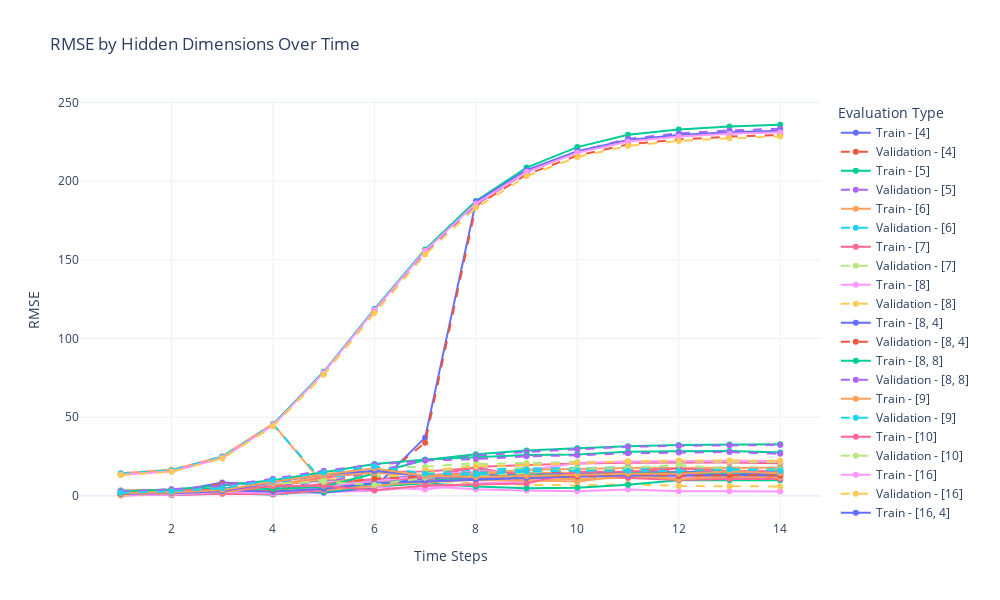

The notebook cell saved with this chart:
### Code cell
plot_rmse_by_hidden_dims(all_train_eval, all_valid_eval, hidden_dims_options)

best_hidden_dims = {}
for t, evals in all_valid_eval.items():
    best_hidden_dims[t] = min(evals, key=evals.get)

print("Best hidden dimensions for each time step:", best_hidden_dims)

### Figure 1 — Plotly figure (JSON) as saved in the notebook; plotly's stock layout.template omitted (floating-point values rounded to 4 significant figures)
{"data": [{"line": {"dash": "solid"}, "mode": "lines+markers", "name": "Train - [4]", "type": "scatter", "x": [1, 2, 3, 4, 5, 6, 7, 8, 9, 10, 11, 12, 13, 14], "y": [1.445, 2.427, 8.464, 6.857, 9.8, 10.39, 13.09, 13.94, 13.66, 13.32, 12.24, 11.7, 12.1, 12.13]}, {"line": {"dash": "dash"}, "mode": "lines+markers", "name": "Validation - [4]", "type": "scatter", "x": [1, 2, 3, 4, 5, 6, 7, 8, 9, 10, 11, 12, 13, 14], "y": [1.552, 2.803, 7.709, 8.012, 12.36, 12.18, 14.26, 15.26, 15.77, 15.33, 14.3, 13.6, 14.01, 14.08]}, {"line": {"dash": "solid"}, "mode": "lines+markers", "name": "Train - [5]", "type": "scatter", "x": [1, 2, 3, 4, 5, 6, 7, 8, 9, 10, 11, 12, 13, 14], "y": [13.78, 16.02, 24.54, 45.29, 78.81, 118.7, 156.6, 187.4, 208.6, 221.6, 229.4, 232.9, 234.8, 235.8]}, {"line": {"dash": "dash"}, "mode": "lines+markers", "name": "Validation - [5]", "type": "scatter", "x": [1, 2, 3, 4, 5, 6, 7, 8, 9, 10, 11, 12, 13, 14], "y": [13.75, 15.85, 24.25, 44.69, 77.56, 117.4, 154.6, 184.9, 205.6, 218.6, 226.8, 230.3, 232.2, 233.3]}, {"line": {"dash": "solid"}, "mode": "lines+markers", "name": "Train - [6]", "type": "scatter", "x": [1, 2, 3, 4, 5, 6, 7, 8, 9, 10, 11, 12, 13, 14], "y": [14.29, 16.5, 25.07, 45.83, 7.013, 10.05, 11.81, 14.13, 14.57, 14.66, 15.28, 15.1, 15.03, 14.98]}, {"line": {"dash": "dash"}, "mode": "lines+markers", "name": "Validation - [6]", "type": "scatter", "x": [1, 2, 3, 4, 5, 6, 7, 8, 9, 10, 11, 12, 13, 14], "y": [14.23, 16.29, 24.85, 45.3, 8.854, 11.76, 14.3, 16.41, 17.52, 17.42, 18.12, 17.92, 17.86, 17.83]}, {"line": {"dash": "solid"}, "mode": "lines+markers", "name": "Train - [7]", "type": "scatter", "x": [1, 2, 3, 4, 5, 6, 7, 8, 9, 10, 11, 12, 13, 14], "y": [0.3879, 0.7304, 3.485, 6.209, 11.54, 15.3, 15.41, 17.64, 13.07, 12.83, 13.24, 12.87, 12.75, 14.05]}, {"line": {"dash": "dash"}, "mode": "lines+markers", "name": "Validation - [7]", "type": "scatter", "x": [1, 2, 3, 4, 5, 6, 7, 8, 9, 10, 11, 12, 13, 14], "y": [0.4109, 1.256, 4.032, 7.869, 14.0, 17.97, 18.47, 20.77, 16.74, 16.98, 16.43, 16.74, 16.65, 17.89]}, {"line": {"dash": "solid"}, "mode": "lines+markers", "name": "Train - [8]", "type": "scatter", "x": [1, 2, 3, 4, 5, 6, 7, 8, 9, 10, 11, 12, 13, 14], "y": [0.7463, 1.068, 3.312, 1.219, 2.473, 3.192, 6.045, 4.173, 3.413, 2.967, 4.041, 2.944, 2.844, 2.802]}, {"line": {"dash": "dash"}, "mode": "lines+markers", "name": "Validation - [8]", "type": "scatter", "x": [1, 2, 3, 4, 5, 6, 7, 8, 9, 10, 11, 12, 13, 14], "y": [0.9118, 1.359, 3.887, 3.051, 5.491, 6.284, 9.987, 7.697, 7.152, 6.473, 7.447, 6.244, 6.061, 5.977]}, {"line": {"dash": "solid"}, "mode": "lines+markers", "name": "Train - [8, 4]", "type": "scatter", "x": [1, 2, 3, 4, 5, 6, 7, 8, 9, 10, 11, 12, 13, 14], "y": [0.3591, 0.9374, 2.076, 3.198, 1.94, 5.086, 37.01, 186.8, 206.9, 219.0, 226.1, 229.3, 231.0, 232.0]}, {"line": {"dash": "dash"}, "mode": "lines+markers", "name": "Validation - [8, 4]", "type": "scatter", "x": [1, 2, 3, 4, 5, 6, 7, 8, 9, 10, 11, 12, 13, 14], "y": [0.4706, 1.273, 3.459, 5.069, 5.166, 7.72, 33.77, 184.1, 204.2, 216.3, 223.3, 226.5, 228.3, 229.3]}, {"line": {"dash": "solid"}, "mode": "lines+markers", "name": "Train - [8, 8]", "type": "scatter", "x": [1, 2, 3, 4, 5, 6, 7, 8, 9, 10, 11, 12, 13, 14], "y": [0.5499, 0.8676, 3.322, 5.192, 2.549, 5.834, 7.907, 5.981, 4.736, 5.203, 7.081, 9.918, 9.867, 9.936]}, {"line": {"dash": "dash"}, "mode": "lines+markers", "name": "Validation - [8, 8]", "type": "scatter", "x": [1, 2, 3, 4, 5, 6, 7, 8, 9, 10, 11, 12, 13, 14], "y": [0.5863, 1.42, 4.14, 7.135, 5.314, 9.069, 12.53, 9.774, 11.06, 10.36, 12.8, 13.71, 14.12, 14.11]}, {"line": {"dash": "solid"}, "mode": "lines+markers", "name": "Train - [9]", "type": "scatter", "x": [1, 2, 3, 4, 5, 6, 7, 8, 9, 10, 11, 12, 13, 14], "y": [0.5799, 1.404, 3.621, 6.31, 10.46, 9.553, 8.084, 11.17, 10.76, 10.68, 11.54, 11.08, 11.03, 11.01]}, {"line": {"dash": "dash"}, "mode": "lines+markers", "name": "Validation - [9]", "type": "scatter", "x": [1, 2, 3, 4, 5, 6, 7, 8, 9, 10, 11, 12, 13, 14], "y": [0.7302, 1.876, 4.11, 7.649, 12.98, 11.47, 10.87, 12.96, 13.16, 13.12, 14.45, 13.82, 13.8, 13.8]}, {"line": {"dash": "solid"}, "mode": "lines+markers", "name": "Train - [10]", "type": "scatter", "x": [1, 2, 3, 4, 5, 6, 7, 8, 9, 10, 11, 12, 13, 14], "y": [0.4325, 0.8437, 2.827, 2.966, 7.812, 10.48, 10.76, 10.0, 12.13, 13.31, 11.24, 9.978, 10.75, 10.68]}, {"line": {"dash": "dash"}, "mode": "lines+markers", "name": "Validation - [10]", "type": "scatter", "x": [1, 2, 3, 4, 5, 6, 7, 8, 9, 10, 11, 12, 13, 14], "y": [0.5169, 1.291, 3.949, 5.347, 10.32, 12.61, 13.63, 13.61, 14.81, 16.89, 14.31, 13.69, 13.71, 13.68]}, {"line": {"dash": "solid"}, "mode": "lines+markers", "name": "Train - [16]", "type": "scatter", "x": [1, 2, 3, 4, 5, 6, 7, 8, 9, 10, 11, 12, 13, 14], "y": [0.9565, 0.4559, 1.398, 1.672, 6.066, 5.653, 4.08, 7.748, 9.067, 13.6, 14.95, 11.47, 13.5, 11.76]}, {"line": {"dash": "dash"}, "mode": "lines+markers", "name": "Validation - [16]", "type": "scatter", "x": [1, 2, 3, 4, 5, 6, 7, 8, 9, 10, 11, 12, 13, 14], "y": [1.013, 1.539, 3.378, 3.825, 7.293, 8.344, 8.561, 13.35, 15.92, 17.22, 18.39, 16.32, 17.14, 15.52]}, {"line": {"dash": "solid"}, "mode": "lines+markers", "name": "Train - [16, 4]", "type": "scatter", "x": [1, 2, 3, 4, 5, 6, 7, 8, 9, 10, 11, 12, 13, 14], "y": [0.5218, 0.6337, 2.136, 1.703, 3.565, 6.925, 11.22, 12.56, 13.22, 13.93, 14.92, 14.94, 15.46, 15.41]}, {"line": {"dash": "dash"}, "mode": "lines+markers", "name": "Validation - [16, 4]", "type": "scatter", "x": [1, 2, 3, 4, 5, 6, 7, 8, 9, 10, 11, 12, 13, 14], "y": [0.5802, 1.459, 4.029, 3.62, 6.001, 8.841, 13.09, 14.47, 15.03, 15.53, 16.75, 16.83, 17.4, 17.38]}, {"line": {"dash": "solid"}, "mode": "lines+markers", "name": "Train - [16, 8]", "type": "scatter", "x": [1, 2, 3, 4, 5, 6, 7, 8, 9, 10, 11, 12, 13, 14], "y": [0.6369, 0.4775, 1.605, 0.7782, 3.558, 7.471, 9.257, 11.57, 13.34, 12.63, 14.28, 13.93, 13.95, 13.97]}, {"line": {"dash": "dash"}, "mode": "lines+markers", "name": "Validation - [16, 8]", "type": "scatter", "x": [1, 2, 3, 4, 5, 6, 7, 8, 9, 10, 11, 12, 13, 14], "y": [0.8365, 1.407, 3.412, 2.567, 6.371, 9.375, 11.82, 11.27, 14.33, 15.65, 16.54, 15.8, 15.56, 15.44]}, {"line": {"dash": "solid"}, "mode": "lines+markers", "name": "Train - [16, 16]", "type": "scatter", "x": [1, 2, 3, 4, 5, 6, 7, 8, 9, 10, 11, 12, 13, 14], "y": [0.4863, 0.9323, 2.23, 1.394, 3.588, 6.25, 9.156, 9.984, 9.746, 9.02, 13.14, 10.55, 12.38, 11.77]}, {"line": {"dash": "dash"}, "mode": "lines+markers", "name": "Validation - [16, 16]", "type": "scatter", "x": [1, 2, 3, 4, 5, 6, 7, 8, 9, 10, 11, 12, 13, 14], "y": [0.5345, 1.641, 4.116, 3.738, 5.56, 8.716, 11.92, 13.27, 11.83, 12.67, 13.55, 12.5, 14.55, 13.89]}, {"line": {"dash": "solid"}, "mode": "lines+markers", "name": "Train - [32]", "type": "scatter", "x": [1, 2, 3, 4, 5, 6, 7, 8, 9, 10, 11, 12, 13, 14], "y": [1.525, 0.501, 1.351, 1.035, 3.837, 9.745, 11.49, 18.33, 19.59, 20.52, 20.95, 21.09, 21.19, 20.76]}, {"line": {"dash": "dash"}, "mode": "lines+markers", "name": "Validation - [32]", "type": "scatter", "x": [1, 2, 3, 4, 5, 6, 7, 8, 9, 10, 11, 12, 13, 14], "y": [1.51, 1.167, 3.508, 2.982, 5.843, 11.19, 14.03, 19.98, 20.85, 21.67, 21.69, 21.62, 21.69, 21.5]}, {"line": {"dash": "solid"}, "mode": "lines+markers", "name": "Train - [32, 4]", "type": "scatter", "x": [1, 2, 3, 4, 5, 6, 7, 8, 9, 10, 11, 12, 13, 14], "y": [0.3879, 0.639, 2.484, 1.671, 6.001, 9.227, 13.07, 15.26, 16.04, 20.82, 21.79, 22.15, 22.24, 22.06]}, {"line": {"dash": "dash"}, "mode": "lines+markers", "name": "Validation - [32, 4]", "type": "scatter", "x": [1, 2, 3, 4, 5, 6, 7, 8, 9, 10, 11, 12, 13, 14], "y": [0.5798, 1.374, 4.05, 3.072, 7.983, 11.08, 16.19, 18.73, 19.41, 20.85, 21.92, 22.4, 22.48, 22.34]}, {"line": {"dash": "solid"}, "mode": "lines+markers", "name": "Train - [32, 8]", "type": "scatter", "x": [1, 2, 3, 4, 5, 6, 7, 8, 9, 10, 11, 12, 13, 14], "y": [2.495, 2.692, 3.654, 2.658, 4.521, 8.108, 9.096, 10.23, 11.69, 12.36, 13.58, 13.1, 13.07, 14.75]}, {"line": {"dash": "dash"}, "mode": "lines+markers", "name": "Validation - [32, 8]", "type": "scatter", "x": [1, 2, 3, 4, 5, 6, 7, 8, 9, 10, 11, 12, 13, 14], "y": [2.461, 2.968, 4.864, 3.724, 7.116, 10.82, 12.27, 14.77, 15.55, 15.22, 15.93, 15.07, 15.03, 16.13]}, {"line": {"dash": "solid"}, "mode": "lines+markers", "name": "Train - [32, 16]", "type": "scatter", "x": [1, 2, 3, 4, 5, 6, 7, 8, 9, 10, 11, 12, 13, 14], "y": [1.819, 3.219, 4.903, 4.396, 5.78, 14.16, 22.7, 26.39, 28.83, 30.22, 31.52, 32.31, 32.66, 32.82]}, {"line": {"dash": "dash"}, "mode": "lines+markers", "name": "Validation - [32, 16]", "type": "scatter", "x": [1, 2, 3, 4, 5, 6, 7, 8, 9, 10, 11, 12, 13, 14], "y": [1.841, 3.287, 5.115, 6.349, 8.326, 15.64, 22.41, 25.47, 27.9, 29.5, 31.11, 31.8, 32.13, 32.3]}, {"line": {"dash": "solid"}, "mode": "lines+markers", "name": "Train - [32, 32]", "type": "scatter", "x": [1, 2, 3, 4, 5, 6, 7, 8, 9, 10, 11, 12, 13, 14], "y": [3.442, 3.043, 2.217, 6.462, 12.84, 14.51, 12.91, 14.23, 16.64, 17.08, 17.71, 17.68, 17.75, 17.8]}, {"line": {"dash": "dash"}, "mode": "lines+markers", "name": "Validation - [32, 32]", "type": "scatter", "x": [1, 2, 3, 4, 5, 6, 7, 8, 9, 10, 11, 12, 13, 14], "y": [3.377, 3.418, 3.369, 8.106, 14.9, 15.74, 14.04, 14.36, 16.76, 17.54, 17.66, 16.78, 16.91, 16.85]}, {"line": {"dash": "solid"}, "mode": "lines+markers", "name": "Train - [64]", "type": "scatter", "x": [1, 2, 3, 4, 5, 6, 7, 8, 9, 10, 11, 12, 13, 14], "y": [3.298, 3.898, 3.71, 6.144, 6.377, 3.512, 6.498, 7.206, 7.834, 15.35, 15.53, 17.3, 15.73, 15.81]}, {"line": {"dash": "dash"}, "mode": "lines+markers", "name": "Validation - [64]", "type": "scatter", "x": [1, 2, 3, 4, 5, 6, 7, 8, 9, 10, 11, 12, 13, 14], "y": [3.243, 3.991, 4.451, 7.867, 8.739, 6.957, 11.4, 12.96, 14.33, 17.24, 17.46, 19.79, 16.55, 16.64]}, {"line": {"dash": "solid"}, "mode": "lines+markers", "name": "Train - [64, 4]", "type": "scatter", "x": [1, 2, 3, 4, 5, 6, 7, 8, 9, 10, 11, 12, 13, 14], "y": [13.38, 15.5, 24.05, 44.79, 78.25, 118.1, 155.8, 185.8, 205.9, 218.1, 225.2, 228.3, 230.1, 231.1]}, {"line": {"dash": "dash"}, "mode": "lines+markers", "name": "Validation - [64, 4]", "type": "scatter", "x": [1, 2, 3, 4, 5, 6, 7, 8, 9, 10, 11, 12, 13, 14], "y": [13.24, 15.3, 23.74, 44.1, 76.9, 116.1, 153.3, 183.1, 203.2, 215.3, 222.4, 225.5, 227.3, 228.3]}, {"line": {"dash": "solid"}, "mode": "lines+markers", "name": "Train - [64, 8]", "type": "scatter", "x": [1, 2, 3, 4, 5, 6, 7, 8, 9, 10, 11, 12, 13, 14], "y": [1.255, 1.556, 2.944, 8.59, 13.59, 15.96, 12.46, 11.38, 11.42, 12.32, 12.98, 13.01, 13.19, 12.84]}, {"line": {"dash": "dash"}, "mode": "lines+markers", "name": "Validation - [64, 8]", "type": "scatter", "x": [1, 2, 3, 4, 5, 6, 7, 8, 9, 10, 11, 12, 13, 14], "y": [1.286, 2.204, 4.188, 10.05, 15.02, 17.85, 13.72, 11.9, 12.75, 12.46, 13.89, 12.57, 13.12, 12.89]}, {"line": {"dash": "solid"}, "mode": "lines+markers", "name": "Train - [64, 16]", "type": "scatter", "x": [1, 2, 3, 4, 5, 6, 7, 8, 9, 10, 11, 12, 13, 14], "y": [2.891, 4.073, 6.567, 9.884, 15.02, 20.16, 23.1, 24.49, 25.9, 26.3, 28.02, 28.34, 28.56, 27.6]}, {"line": {"dash": "dash"}, "mode": "lines+markers", "name": "Validation - [64, 16]", "type": "scatter", "x": [1, 2, 3, 4, 5, 6, 7, 8, 9, 10, 11, 12, 13, 14], "y": [2.873, 4.116, 6.488, 10.84, 15.96, 19.83, 22.39, 23.37, 25.09, 25.73, 27.04, 27.57, 27.85, 26.66]}, {"line": {"dash": "solid"}, "mode": "lines+markers", "name": "Train - [64, 32]", "type": "scatter", "x": [1, 2, 3, 4, 5, 6, 7, 8, 9, 10, 11, 12, 13, 14], "y": [1.801, 2.045, 3.639, 8.962, 13.61, 17.56, 12.57, 11.97, 12.58, 13.29, 13.95, 14.07, 15.4, 14.32]}, {"line": {"dash": "dash"}, "mode": "lines+markers", "name": "Validation - [64, 32]", "type": "scatter", "x": [1, 2, 3, 4, 5, 6, 7, 8, 9, 10, 11, 12, 13, 14], "y": [1.869, 2.856, 4.779, 10.1, 14.74, 18.8, 14.04, 13.43, 15.48, 15.93, 15.9, 15.79, 16.73, 16.01]}], "layout": {"height": 600, "legend": {"title": {"text": "Evaluation Type"}}, "title": {"text": "RMSE by Hidden Dimensions Over Time"}, "width": 1000, "xaxis": {"title": {"text": "Time Steps"}}, "yaxis": {"title": {"text": "RMSE"}}}}
